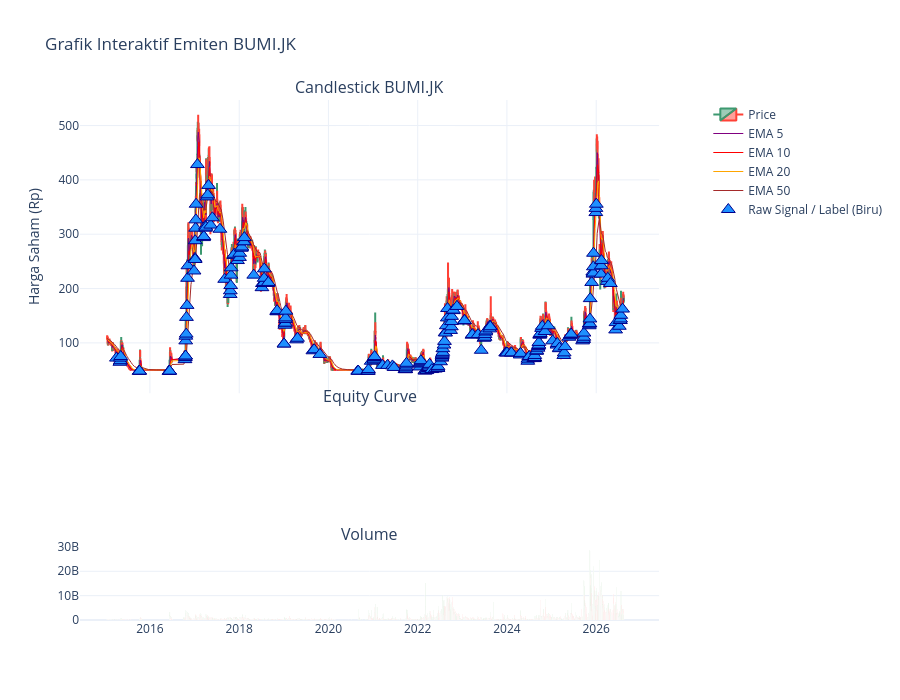

Write notebook code for a chart like this one.
### Markdown cell above
## Deep Analysis

### Code cell
df_dummy_pred = df.copy()
rr_ratio = df_dummy_pred['return'] / df_dummy_pred['risk'].abs().clip(lower=0.01)
df_dummy_pred['actual_rr_ratio'] = rr_ratio
df_dummy_pred['raw_buy_signal'] = (df_dummy_pred['trend_slope'] > 0) & (rr_ratio >= 9)

signal_counts = df_dummy_pred['raw_buy_signal'].value_counts()
total_days = len(df_dummy_pred)
n_buy = signal_counts.get(True, 0)
n_no_buy = signal_counts.get(False, 0)
n_nan = df_dummy_pred['raw_buy_signal'].isna().sum()
print("=== Distribusi Sinyal 'raw_buy_signal' ===")
print(f"  Total               : {total_days} hari (100.0%)")
print(f"  False (Bukan Sinyal): {n_no_buy} hari ({n_no_buy/total_days*100:.1f}%)")
print(f"  True  (Sinyal Beli) : {n_buy} hari ({n_buy/total_days*100:.1f}%)")
print(f"  NaN                 : {n_nan} hari\n")

plot_interactive_candlestick(
    df=df_dummy_pred, 
    ticker_name=TICKER, 
    predictions_df=df_dummy_pred,
    show_raw_buy_signals=True
)

### Figure 1 — Plotly figure (JSON) as saved in the notebook; plotly's stock layout.template omitted (floating-point values rounded to 4 significant figures; data arrays with more than 128 entries replaced by an {"elided": "..."} marker saying what was removed)
{"data": [{"close": {"elided": "2727 float values"}, "high": {"elided": "2727 float values"}, "low": {"elided": "2727 float values"}, "name": "Price", "open": {"elided": "2727 float values"}, "type": "candlestick", "x": {"elided": "2727 str values"}, "xaxis": "x", "yaxis": "y"}, {"hovertemplate": "EMA 5: Rp%{y:,.0f}<extra></extra>", "line": {"color": "purple", "width": 1}, "mode": "lines", "name": "EMA 5", "type": "scatter", "x": {"elided": "2727 str values"}, "xaxis": "x", "y": {"elided": "2727 float values"}, "yaxis": "y"}, {"hovertemplate": "EMA 10: Rp%{y:,.0f}<extra></extra>", "line": {"color": "red", "width": 1}, "mode": "lines", "name": "EMA 10", "type": "scatter", "x": {"elided": "2727 str values"}, "xaxis": "x", "y": {"elided": "2727 float values"}, "yaxis": "y"}, {"hovertemplate": "EMA 20: Rp%{y:,.0f}<extra></extra>", "line": {"color": "orange", "width": 1}, "mode": "lines", "name": "EMA 20", "type": "scatter", "x": {"elided": "2727 str values"}, "xaxis": "x", "y": {"elided": "2727 float values"}, "yaxis": "y"}, {"hovertemplate": "EMA 50: Rp%{y:,.0f}<extra></extra>", "line": {"color": "brown", "width": 1}, "mode": "lines", "name": "EMA 50", "type": "scatter", "x": {"elided": "2727 str values"}, "xaxis": "x", "y": {"elided": "2727 float values"}, "yaxis": "y"}, {"hovertemplate": "%{text}<extra></extra>", "marker": {"color": "dodgerblue", "line": {"color": "darkblue", "width": 1}, "size": 12, "symbol": "triangle-up"}, "mode": "markers", "name": "Raw Signal / Label (Biru)", "text": {"elided": "255 str values"}, "type": "scatter", "x": {"elided": "255 str values"}, "xaxis": "x", "y": {"elided": "255 float values"}, "yaxis": "y"}, {"marker": {"color": {"elided": "2727 str values"}}, "name": "Volume", "showlegend": false, "type": "bar", "x": {"elided": "2727 str values"}, "xaxis": "x3", "y": {"elided": "2727 float values"}, "yaxis": "y4"}], "layout": {"annotations": [{"font": {"size": 16}, "showarrow": false, "text": "Candlestick BUMI.JK", "x": 0.47, "xanchor": "center", "xref": "paper", "y": 1, "yanchor": "bottom", "yref": "paper"}, {"font": {"size": 16}, "showarrow": false, "text": "Equity Curve", "x": 0.47, "xanchor": "center", "xref": "paper", "y": 0.406, "yanchor": "bottom", "yref": "paper"}, {"font": {"size": 16}, "showarrow": false, "text": "Volume", "x": 0.47, "xanchor": "center", "xref": "paper", "y": 0.141, "yanchor": "bottom", "yref": "paper"}], "height": 700, "hovermode": "closest", "title": {"text": "Grafik Interaktif Emiten BUMI.JK"}, "xaxis": {"anchor": "y", "domain": [0, 0.94], "matches": "x3", "rangeslider": {"visible": false}, "showticklabels": false}, "xaxis2": {"anchor": "y3", "domain": [0, 0.94], "matches": "x3", "showticklabels": false}, "xaxis3": {"anchor": "y4", "domain": [0, 0.94]}, "yaxis": {"anchor": "x", "domain": [0.436, 1], "title": {"text": "Harga Saham (Rp)"}}, "yaxis2": {"anchor": "x", "overlaying": "y", "side": "right"}, "yaxis3": {"anchor": "x2", "domain": [0.171, 0.406]}, "yaxis4": {"anchor": "x3", "domain": [0, 0.141]}}}
